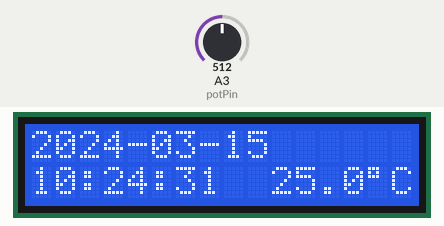
Recording of a sketch running on a simulated Arduino Uno, built with avr-gcc and run on an emulated ATmega328P. Shown: 16×2 character LCD. Inputs (shaded band) come from the test bench; at power-on: A3 (potPin) = 512. The local clock reads 2024-03-15 10:24:30 at power-on unless the sketch sets it; what the sketch prints to the serial monitor is not drawn.

Above: at 1.2 s.
1.3 s: A3 (potPin) set to 716
At 2.5 s:
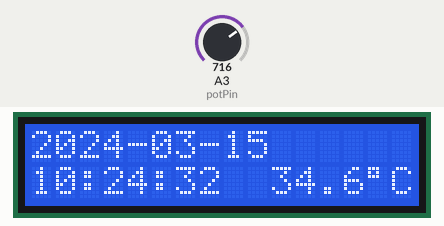
4.3 s: A3 (potPin) set to 900
At 5.7 s:
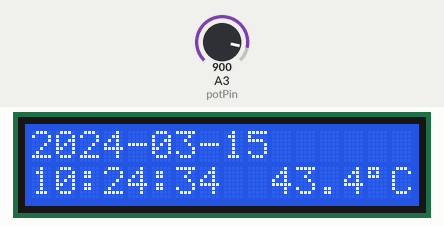
7.3 s: A3 (potPin) set to 1023
At 8.3 s:
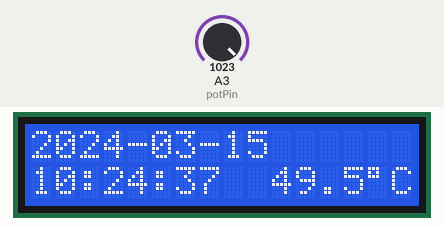
Timing chart, 0 to 10.3 s (numbered marks = the images above; inputs shaded):
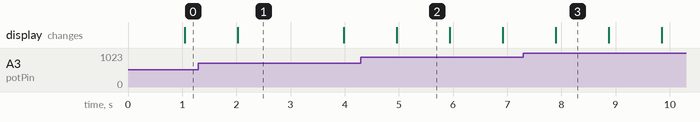

Measured:
- what the display in image 1 shows lasts 2.0 s, from 2.0 s to 4.0 s
- what the display in image 2 shows lasts 0.9 s, from 5.0 s to 5.9 s

The sketch:

temp.ino
```cpp
#include <Wire.h>
#include <RTClib.h>
#include <LiquidCrystal.h>
LiquidCrystal lcd(8, 9, 4, 5, 6, 7);

RTC_DS1307 RTC;
int potPin = 3;
float temperature = 0;

void setup () {
    Serial.begin(9600);
    Wire.begin();
    RTC.begin();
    lcd.begin(16, 2);
    // lcd.print("*cheaphousetek*");

    // following line sets the RTC to the date & time this sketch was compiled
    // RTC.adjust(DateTime(__DATE__, __TIME__));
}

void printTenths(long value) {
  // prints a value of 123 as 12.3
  Serial.print(value / 10);
  Serial.print('.');
  Serial.print(value % 10);
  Serial.println();
  lcd.setCursor(10, 1);
  lcd.print(value / 10);
  lcd.setCursor(12, 1);
  lcd.print('.');
  lcd.setCursor(13, 1);
  lcd.print(value % 10);
}

void loop () {
    DateTime now = RTC.now();
    int span = 10;
    long aRead = 0;
    unsigned long tmp;

    tmp = now.year();
    Serial.print(now.year(), DEC);
    lcd.setCursor(0, 0);
    lcd.print(tmp);
    Serial.print('/');
    lcd.setCursor(4, 0);
    lcd.print("-");

    tmp = now.month();
    if (now.month() < 10) {
      Serial.print('0');
      Serial.print(now.month(), DEC);
      lcd.setCursor(5, 0);
      lcd.print('0');
      lcd.setCursor(6, 0);
      lcd.print(tmp);
    }
    else {
      Serial.print(now.month(), DEC);
      lcd.setCursor(5, 0);
      lcd.print(tmp);
    }
    Serial.print('/');
    lcd.setCursor(7, 0);
    lcd.print('-');

    tmp = now.day();
    if (now.day() < 10) {
      Serial.print('0');
      Serial.print(now.day());
      lcd.setCursor(8, 0);
      lcd.print('0');
      lcd.setCursor(9, 0);
      lcd.print(tmp);
    }
    else {
      Serial.print(now.day(), DEC);
      lcd.setCursor(8, 0);
      lcd.print(tmp);
    }
    Serial.print(' ');

    tmp = now.hour();
    if (now.hour() < 10) {
      Serial.print('0');
      Serial.print(now.hour(), DEC);
      lcd.setCursor(0, 1);
      lcd.print('0');
      lcd.setCursor(1, 1);
      lcd.print(tmp);
    }
    else {
      Serial.print(now.hour(), DEC);
      lcd.setCursor(0, 1);
      lcd.print(tmp);
    }
    Serial.print(':');
    lcd.setCursor(2, 1);
    lcd.print(':');

    tmp = now.minute();
    if (now.minute() < 10) {
      Serial.print('0');
      Serial.print(now.minute(), DEC);
      lcd.setCursor(3, 1);
      lcd.print('0');
      lcd.setCursor(4, 1);
      lcd.print(tmp);
    }
    else {
      Serial.print(now.minute(), DEC);
      lcd.setCursor(3, 1);
      lcd.print(tmp);
    }
    Serial.print(':');
    lcd.setCursor(5, 1);
    lcd.print(':');

    tmp = now.second();
    if (now.second() < 10) {
      Serial.print('0');
      Serial.print(now.second(), DEC);
      lcd.setCursor(6, 1);
      lcd.print('0');
      lcd.setCursor(7, 1);
      lcd.print(tmp);
    }
    else {
      Serial.print(now.second(), DEC);
      lcd.setCursor(6, 1);
      lcd.print(tmp);
    }
    Serial.print (' ');
    lcd.setCursor(8, 1);
    lcd.print(' ');
    // Serial.println();

    for (int i=0;i<span;i++) {
      aRead = aRead + analogRead(potPin);
      // Serial.print(aRead);
      // Serial.print(' ');
    }
    // aRead = aRead / span;
    temperature = (aRead / span * 500.0 / 1024.0);
    // Serial.print(aRead);
    // Serial.print(' ');
    // Serial.print(temperature);
    // Serial.print(' ');
    printTenths(long (temperature * 10));
    lcd.setCursor(14, 1);
    lcd.print(char(223));
    lcd.setCursor(15, 1);
    lcd.print('C');

    delay(968);

    // Serial.print(" since 2000 = ");
    // Serial.print(now.get());
    // Serial.print("s = ");
    // Serial.print(now.get() / 86400L);
    // Serial.println("d");

    // calculate a date which is 7 days and 30 seconds into the future
    // DateTime future (now.get() + 7 * 86400L + 30);

    // Serial.print(" now + 7d + 30s: ");
    // Serial.print(future.year(), DEC);
    // Serial.print('/');
    // Serial.print(future.month(), DEC);
    // Serial.print('/');
    // Serial.print(future.day(), DEC);
    // Serial.print(' ');
    // Serial.print(future.hour(), DEC);
    // Serial.print(':');
    // Serial.print(future.minute(), DEC);
    // Serial.print(':');
    // Serial.print(future.second(), DEC);
    // Serial.println();

    // Serial.println();
    // delay(3000);
}
```
